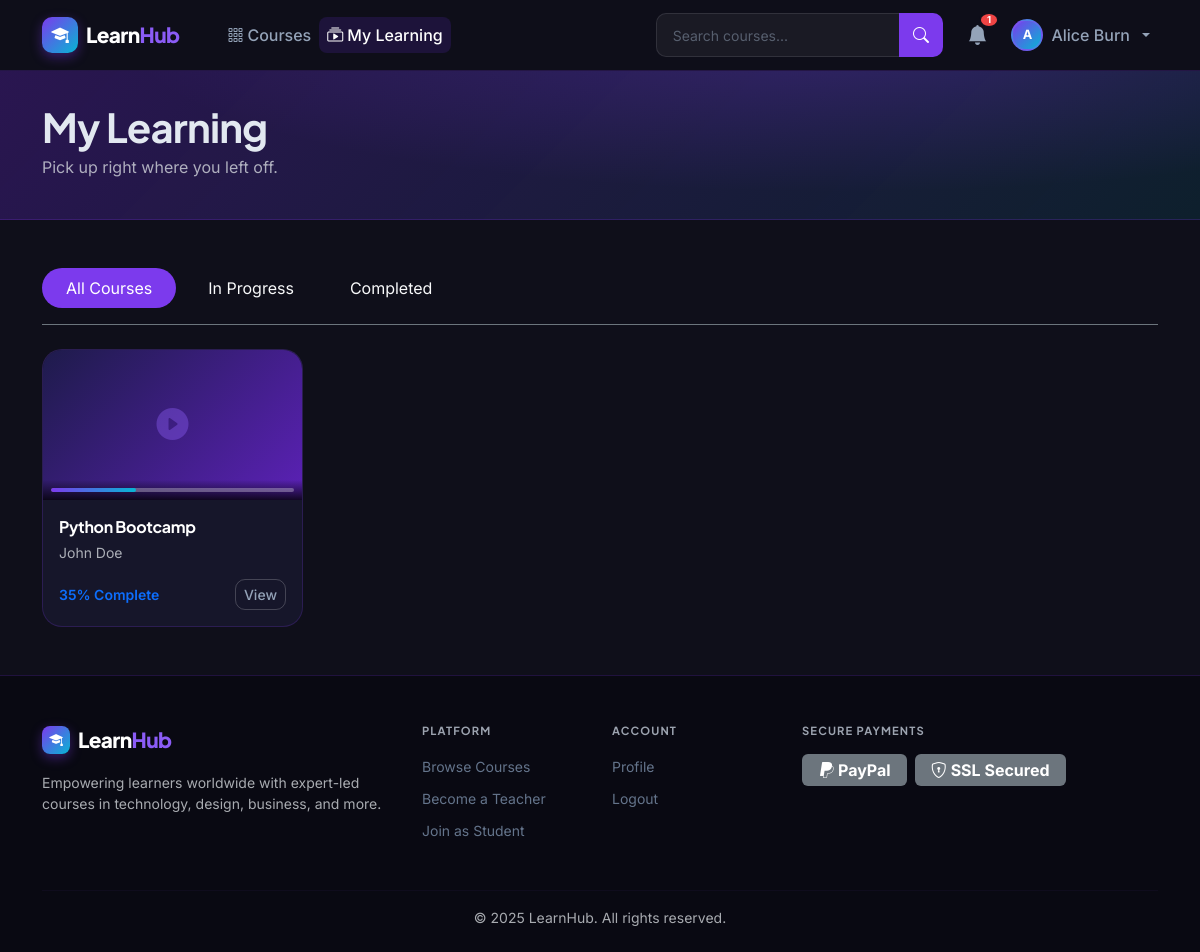
/courses/my/courses/ (signed in), run on the app's committed database.
### apps/accounts/models.py (models this page shows, shortened)
class CustomUser(AbstractUser):
    ROLE_CHOICES = (
        ('student', 'Student'),
        ('teacher', 'Teacher'),
    )
    role = models.CharField(max_length=10, choices=ROLE_CHOICES, default='student')
    is_otp_verified = models.BooleanField(default=False)
    otp_secret = models.CharField(max_length=64, blank=True, default='')
    @property
    def is_teacher(self):
        return self.role == 'teacher'
    @property
    def is_student(self):
        return self.role == 'student'

### apps/courses/models.py (models this page shows, shortened)
class Enrollment(models.Model):
    PAYMENT_STATUS = (
        ('pending', 'Pending'),
        ('completed', 'Completed'),
        ('failed', 'Failed'),
        ('refunded', 'Refunded'),
    )
    student = models.ForeignKey(
        settings.AUTH_USER_MODEL, on_delete=models.CASCADE, related_name='enrollments'
    )
    course = models.ForeignKey(Course, on_delete=models.CASCADE, related_name='enrollments')
    enrolled_at = models.DateTimeField(auto_now_add=True)
    payment_status = models.CharField(max_length=20, choices=PAYMENT_STATUS, default='pending')
    class Meta:
        unique_together = ('student', 'course')
        ordering = ['-enrolled_at']

class Course(models.Model):
    LEVEL_CHOICES = (
        ('beginner', 'Beginner'),
        ('intermediate', 'Intermediate'),
        ('advanced', 'Advanced'),
    )
    teacher = models.ForeignKey(
        settings.AUTH_USER_MODEL, on_delete=models.CASCADE, related_name='courses_taught'
    )
    category = models.ForeignKey(Category, on_delete=models.SET_NULL, null=True, blank=True, related_name='courses')
    title = models.CharField(max_length=200)
    slug = models.SlugField(unique=True, blank=True)
    description = models.TextField()
    short_description = models.CharField(max_length=300, blank=True)
    price = models.DecimalField(max_digits=8, decimal_places=2)
    thumbnail = models.ImageField(upload_to='course_thumbnails/', blank=True, null=True)
    level = models.CharField(max_length=20, choices=LEVEL_CHOICES, default='beginner')
    is_published = models.BooleanField(default=False)
    created_at = models.DateTimeField(auto_now_add=True)
    updated_at = models.DateTimeField(auto_now=True)
    class Meta:
        ordering = ['-created_at']

### apps/courses/views.py (the view)
# urls.py: path('my/courses/', views.my_courses, name='my_courses'),
@login_required
def my_courses(request):
    if not request.user.is_student:
        return redirect('courses:teacher_dashboard')
    enrollments = Enrollment.objects.filter(
        student=request.user, payment_status='completed'
    ).select_related('course', 'course__teacher').order_by('-enrolled_at')
    return render(request, 'courses/my_courses.html', {'enrollments': enrollments})

### apps/notifications/context_processors.py (called while the page is built)
def notifications_count(request):
    if request.user.is_authenticated:
        count = Notification.objects.filter(recipient=request.user, is_read=False).count()
        return {'unread_notifications_count': count}
    return {'unread_notifications_count': 0}

### templates/courses/my_courses.html (shortened to what this page needs)
{% extends 'base.html' %}
{% block content %}
<div class="catalog-hero" style="padding: 2rem 0 1.5rem;">
  <div class="container">
    <h1 class="display-6 fw-bold mb-1">My Learning</h1>
    <p class="text-muted">Pick up right where you left off.</p>
  </div>
</div>
<div class="container py-5">
  <ul class="nav nav-pills mb-4 gap-2 border-bottom border-secondary pb-3">
    <li class="nav-item">
      <a class="nav-link active rounded-pill px-4" style="background-color:var(--primary);" href="#">All Courses</a>
    </li>
    <li class="nav-item">
      <a class="nav-link text-light rounded-pill px-4 hover-bg-light" href="#">In Progress</a>
    </li>
    <li class="nav-item">
      <a class="nav-link text-light rounded-pill px-4 hover-bg-light" href="#">Completed</a>
    </li>
  </ul>
  {% if enrollments %}
  <div class="row g-4">
    {% for enrollment in enrollments %}
    <div class="col-md-6 col-lg-4 col-xl-3">
      <div class="course-card h-100">
        <a href="{% url 'courses:course_detail' slug=enrollment.course.slug %}" class="d-block position-relative">
          {% if enrollment.course.thumbnail %}
            <img src="{{ enrollment.course.thumbnail.url }}" class="course-thumbnail" alt="{{ enrollment.course.title }}" style="height:150px;">
          {% else %}
            <div class="course-thumbnail-placeholder" style="height:150px;font-size:2rem;">
              <i class="bi bi-play-circle-fill"></i>
            </div>
          {% endif %}
          <div class="position-absolute bottom-0 start-0 w-100 p-2" style="background:linear-gradient(to top, rgba(0,0,0,0.8), transparent);">
             <div class="progress" style="height:4px;background:rgba(255,255,255,0.3);">
               <div class="progress-bar bg-primary" style="width: 35%"></div>
             </div>
          </div>
        </a>
        <div class="course-card-body p-3 d-flex flex-column">
          <h5 class="fw-bold fs-6 mb-1 text-truncate-2" style="line-height:1.4;">
            <a href="{% url 'courses:course_detail' slug=enrollment.course.slug %}" class="text-white text-decoration-none">
              {{ enrollment.course.title }}
            </a>
          </h5>
          <p class="small text-muted mb-3">{{ enrollment.course.teacher.get_full_name|default:enrollment.course.teacher.username }}</p>
          <div class="mt-auto d-flex justify-content-between align-items-center">
             <span class="small text-primary fw-semibold">35% Complete</span>
             {% if enrollment.course.topics.first and enrollment.course.topics.first.lessons.first %}
             <a href="{% url 'courses:lesson_view' course_slug=enrollment.course.slug lesson_id=enrollment.course.topics.first.lessons.first.id %}" class="btn btn-sm btn-outline-primary rounded-circle p-2" style="line-height:1;" data-bs-toggle="tooltip" title="Resume Course">
               <i class="bi bi-play-fill fs-5"></i>
             </a>
             {% else %}
              <a href="{% url 'courses:course_detail' slug=enrollment.course.slug %}" class="btn btn-sm btn-outline-light">View</a>
             {% endif %}
          </div>
        </div>
      </div>
    </div>
    {% endfor %}
  </div>
  {% endif %}
</div>
{% endblock %}

### templates/base.html (shortened to what this page needs)
<!DOCTYPE html>
<html lang="en" data-bs-theme="dark">
<head>
  <link href="https://cdn.jsdelivr.net/npm/bootstrap@5.3.3/dist/css/bootstrap.min.css" rel="stylesheet">
  <link href="https://cdn.jsdelivr.net/npm/bootstrap-icons@1.11.3/font/bootstrap-icons.min.css" rel="stylesheet">
  {% load static %}
  <link rel="stylesheet" href="{% static 'css/style.css' %}">
</head>
<body>
<nav class="navbar navbar-expand-lg lh-navbar sticky-top" id="mainNav">
  <div class="container">
    <a class="navbar-brand d-flex align-items-center gap-2" href="{% url 'home' %}">
      <div class="brand-icon"><i class="bi bi-mortarboard-fill"></i></div>
      <span class="brand-text">Learn<span class="brand-accent">Hub</span></span>
    </a>
    <div class="collapse navbar-collapse" id="navbarNav">
      <ul class="navbar-nav me-auto ms-4">
        <li class="nav-item">
          <a class="nav-link {% if request.resolver_match.url_name == 'catalog' %}active{% endif %}" href="{% url 'courses:catalog' %}">
            <i class="bi bi-grid-3x3-gap me-1"></i>Courses
          </a>
        </li>
        {% if user.is_authenticated and user.is_student %}
        <li class="nav-item">
          <a class="nav-link {% if request.resolver_match.url_name == 'my_courses' %}active{% endif %}" href="{% url 'courses:my_courses' %}">
            <i class="bi bi-collection-play me-1"></i>My Learning
          </a>
        </li>
        {% endif %}
      </ul>
      <form class="d-flex me-3 search-form" action="{% url 'courses:catalog' %}" method="GET">
        <div class="input-group">
          <input class="form-control search-input" type="search" name="q" placeholder="Search courses..."
                 value="{{ request.GET.q|default:'' }}" aria-label="Search">
          <button class="btn btn-search" type="submit"><i class="bi bi-search"></i></button>
        </div>
      </form>
      <ul class="navbar-nav align-items-center gap-2">
        {% if user.is_authenticated %}
        <li class="nav-item">
          <a class="nav-link position-relative notif-bell" href="{% url 'notifications:list' %}" id="notifBell">
            <i class="bi bi-bell-fill fs-5"></i>
            {% if unread_notifications_count > 0 %}
            <span class="badge notif-badge" id="notifCount">{{ unread_notifications_count }}</span>
            {% endif %}
          </a>
        </li>
        <li class="nav-item dropdown">
          <a class="nav-link dropdown-toggle d-flex align-items-center gap-2 user-menu"
             href="#" id="userDropdown" role="button" data-bs-toggle="dropdown">
            <div class="user-avatar-sm">
              {% if user.is_teacher and user.teacher_profile.avatar %}
                <img src="{{ user.teacher_profile.avatar.url }}" alt="avatar">
              {% elif user.is_student and user.student_profile.avatar %}
                <img src="{{ user.student_profile.avatar.url }}" alt="avatar">
              {% else %}
                <span>{{ user.first_name|first|upper|default:user.username|first|upper }}</span>
              {% endif %}
            </div>
            <span class="d-none d-md-inline">{{ user.get_full_name|default:user.username }}</span>
          </a>
        </li>
        {% endif %}
      </ul>
    </div>
  </div>
</nav>
<main class="main-content">
  {% block content %}{% endblock %}
</main>
<footer class="lh-footer mt-auto">
  <div class="container">
    <div class="row gy-4">
      <div class="col-lg-4">
        <div class="d-flex align-items-center gap-2 mb-3">
          <div class="brand-icon brand-icon-sm"><i class="bi bi-mortarboard-fill"></i></div>
          <span class="brand-text">Learn<span class="brand-accent">Hub</span></span>
        </div>
        <p class="text-muted small">Empowering learners worldwide with expert-led courses in technology, design, business, and more.</p>
      </div>
      <div class="col-lg-2 col-6">
        <h6 class="footer-heading">Platform</h6>
        <ul class="list-unstyled footer-links">
          <li><a href="{% url 'courses:catalog' %}">Browse Courses</a></li>
          <li><a href="{% url 'accounts:teacher_signup' %}">Become a Teacher</a></li>
          <li><a href="{% url 'accounts:student_signup' %}">Join as Student</a></li>
        </ul>
      </div>
      <div class="col-lg-2 col-6">
        <h6 class="footer-heading">Account</h6>
        <ul class="list-unstyled footer-links">
          {% if user.is_authenticated %}
          <li><a href="{% url 'accounts:profile' %}">Profile</a></li>
          <li><a href="{% url 'accounts:logout' %}">Logout</a></li>
          {% else %}
          <li><a href="{% url 'accounts:login' %}">Login</a></li>
          <li><a href="{% url 'accounts:student_signup' %}">Sign Up</a></li>
          {% endif %}
        </ul>
      </div>
      <div class="col-lg-4">
        <h6 class="footer-heading">Secure Payments</h6>
        <div class="d-flex gap-2 align-items-center mt-2">
          <span class="badge bg-secondary fs-6 px-3 py-2"><i class="bi bi-paypal me-1"></i>PayPal</span>
          <span class="badge bg-secondary fs-6 px-3 py-2"><i class="bi bi-shield-lock me-1"></i>SSL Secured</span>
        </div>
      </div>
    </div>
    <hr class="footer-divider">
    <p class="text-center text-muted small mb-0">© 2025 LearnHub. All rights reserved.</p>
  </div>
</footer>
</body>
</html>

### templates/courses/my_courses.html (style rules this page uses)
.text-truncate-2 { display: -webkit-box; -webkit-line-clamp: 2; -webkit-box-orient: vertical; overflow: hidden; }

### data on the page
CustomUser: first_name|first "A", get_full_name "Alice Burn"
Enrollment: course "Python Bootcamp", course.teacher.get_full_name "John Doe", shows "View"

### other printed values
{{ unread_notifications_count }} "1"
